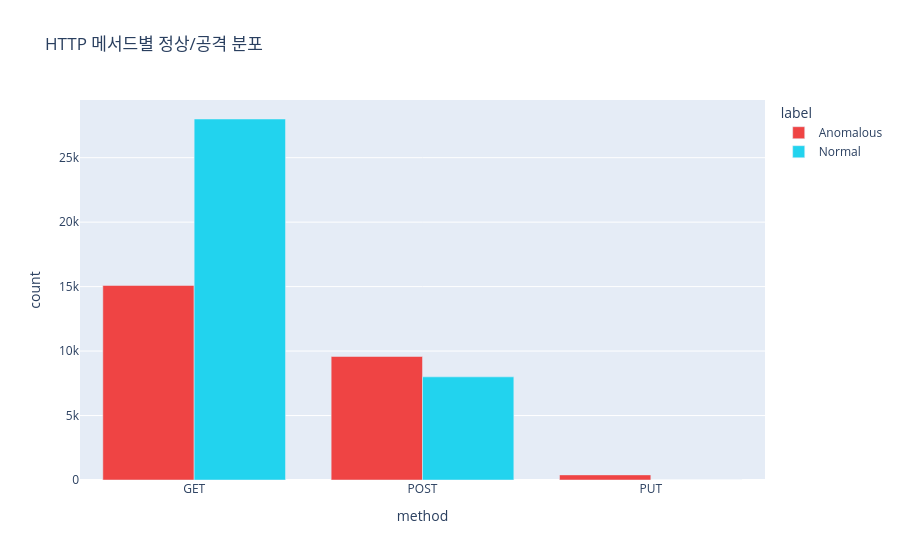

Notebook code for this chart:
### Code cell
# %% [2] HTTP 메서드별 정상/공격 분포 (그룹 막대)
cross = pd.crosstab(df["method"], df["label"]).reset_index()
cross_melted = cross.melt(id_vars="method", var_name="label", value_name="count")

fig = px.bar(
    cross_melted,
    x="method", y="count", color="label",
    title="HTTP 메서드별 정상/공격 분포",
    barmode="group",
    color_discrete_map={"Normal": "#22d3ee", "Anomalous": "#ef4444"},
)
fig.show()

# 메서드별 공격 비율 표
method_attack = df.groupby("method")["is_attack"].agg(["sum", "count"])
method_attack["attack_ratio(%)"] = method_attack["sum"] / method_attack["count"] * 100
method_attack.columns = ["공격 건수", "전체 건수", "공격 비율(%)"]
method_attack.round(1)

### Figure 1 — Plotly figure (JSON) as saved in the notebook; plotly's stock layout.template omitted (floating-point values rounded to 4 significant figures)
{"data": [{"alignmentgroup": "True", "hovertemplate": "label=Anomalous<br>method=%{x}<br>count=%{y}<extra></extra>", "legendgroup": "Anomalous", "marker": {"color": "#ef4444", "pattern": {"shape": ""}}, "name": "Anomalous", "offsetgroup": "Anomalous", "orientation": "v", "showlegend": true, "textposition": "auto", "type": "bar", "x": ["GET", "POST", "PUT"], "xaxis": "x", "y": [15088, 9580, 397], "yaxis": "y"}, {"alignmentgroup": "True", "hovertemplate": "label=Normal<br>method=%{x}<br>count=%{y}<extra></extra>", "legendgroup": "Normal", "marker": {"color": "#22d3ee", "pattern": {"shape": ""}}, "name": "Normal", "offsetgroup": "Normal", "orientation": "v", "showlegend": true, "textposition": "auto", "type": "bar", "x": ["GET", "POST", "PUT"], "xaxis": "x", "y": [28000, 8000, 0], "yaxis": "y"}], "layout": {"barmode": "group", "legend": {"title": {"text": "label"}, "tracegroupgap": 0}, "title": {"text": "HTTP 메서드별 정상/공격 분포"}, "xaxis": {"anchor": "y", "domain": [0, 1], "title": {"text": "method"}}, "yaxis": {"anchor": "x", "domain": [0, 1], "title": {"text": "count"}}}}
